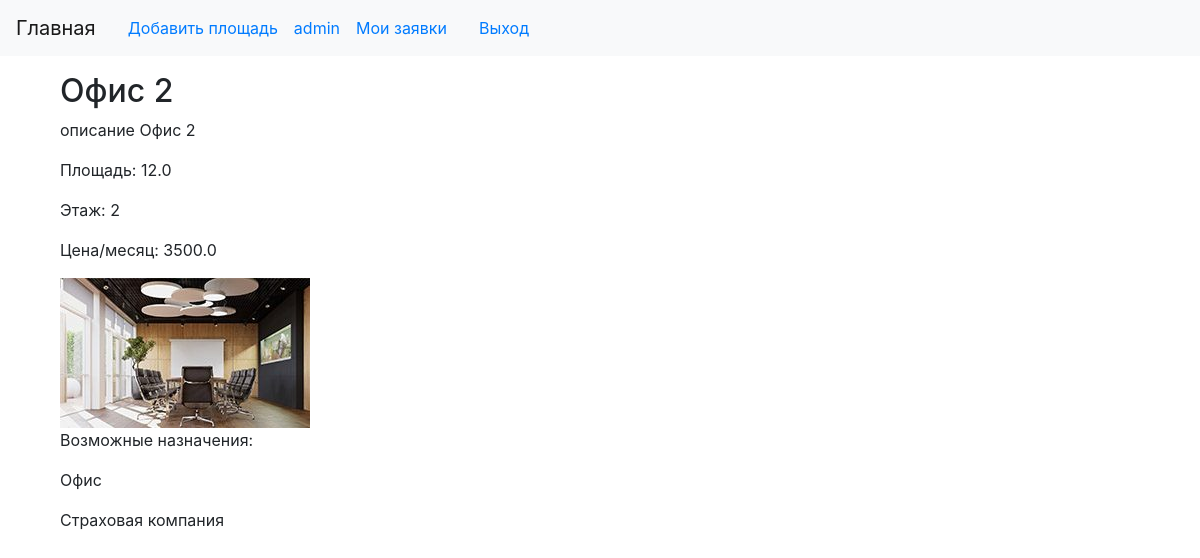
/2/ (signed in), run on the app's committed database.
### rent/models.py (models this page shows, shortened)
class Premises(models.Model):
    areaName = models.CharField(verbose_name='Название площади',
                                max_length=30)
    describe = models.TextField(verbose_name='Описание площади',
                                blank=True)
    area = models.FloatField(verbose_name='Площадь помещения',
                             blank=False)
    floor = models.IntegerField(verbose_name='Этаж', blank=False)
    price = models.FloatField(verbose_name="Цена/месяц в руб.")
    photo = models.ImageField(verbose_name='Изображения',
                              upload_to='photos/%Y/%m/%d/', blank=True)
    purpose = models.ManyToManyField('PurposesOfPremises', verbose_name='Назначения', blank=True)
    class Meta:
        verbose_name = 'Помещение'
        verbose_name_plural = 'Помещения'

class PurposesOfPremises(models.Model):
    purposeName = models.CharField(verbose_name='Назначение',
                                   max_length=30)
    class Meta:
        verbose_name = 'Нахначение'
        verbose_name_plural = 'Назначения'

### rent/views.py (the view)
# urls.py: path('<int:area_id>/', by_area, name='by_area'),
def by_area(request, area_id):
    current_area = Premises.objects.get(pk=area_id)
    context = {
        'current_area': current_area,
        'message': ""
    }
    return render(request, 'rent/by_area.html', context)

### templates/rent/by_area.html (shortened to what this page needs)
{% extends "layout/basic.html" %}
{% block content %}
    <div>
        <h2>{{ current_area.areaName }}</h2>
        <p>{{ current_area.describe }}</p>
        <p>Площадь: {{ current_area.area }}</p>
        <p>Этаж: {{ current_area.floor }}</p>
        <p>Цена/месяц: {{ current_area.price }}</p>
        <img src="{{ current_area.photo.url }}" alt=""/>
        {% if  current_area.purpose.all.exists%}
        <p>Возможные назначения: </p>
        {% for purp in current_area.purpose.all %}
            <p>{{ purp.purposeName }}</p>
        {% endfor %}
        {% endif %}
    </div>
{% endblock %}

### templates/layout/basic.html (shortened to what this page needs)
<!DOCTYPE html>
<html lang="en">
<head>
    <link rel="stylesheet" href="https://stackpath.bootstrapcdn.com/bootstrap/4.1.3/css/bootstrap.min.css">
</head>
<body>
<nav class="navbar navbar-expand-lg navbar-light bg-light">
    <a href="{% url 'index' %}" class="navbar-brand">Главная</a>
    {% if user.is_staff %}
    <a href="{% url 'add' %}" class="nav-link">Добавить площадь</a>
    {% endif %}
    {% if user.is_authenticated %}
        <a href="#">{{ user.username }}</a>
        <a href="{% url 'apps' %}" class="nav-link">Мои заявки</a>
        <a href="{% url 'logout' %}" class="nav-link">Выход</a>
    {% else %}
      <a href="{% url 'login' %}" class="nav-link">Вход</a>
      <a href="{% url 'signup' %}" class="nav-link">Регистрация</a>
    {% endif %}
</nav>
<div class="container mt-3">
 <div class="col-md-9">
    <section>
        {% block content %}
        {% endblock %}
    </section>
 </div>
</div>
</body>
</html>

### data on the page
Premises: areaName "Офис 2", describe "описание Офис 2", area "12.0", floor "2", price "3500.0", photo (picture)
PurposesOfPremises: purposeName "Офис"
PurposesOfPremises: purposeName "Страховая компания"

### other printed values
{{ user.username }} "admin"
